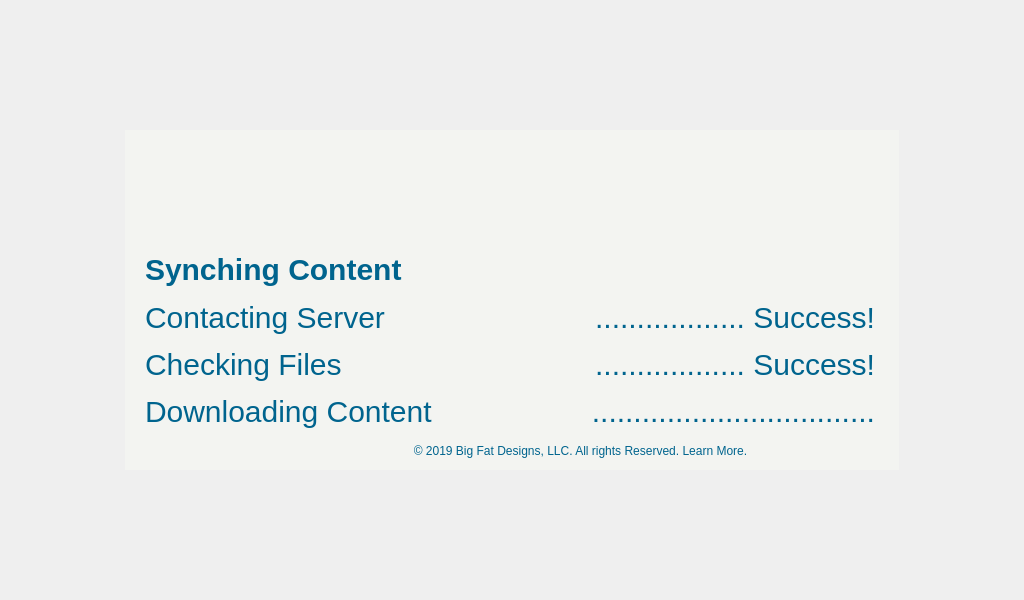
<?xml version="1.0" encoding="UTF-8"?>
<ui version="4.0">
 <class>SyncSuccess</class>
 <widget class="QMainWindow" name="SyncSuccess">
  <property name="geometry">
   <rect>
    <x>0</x>
    <y>0</y>
    <width>1024</width>
    <height>600</height>
   </rect>
  </property>
  <property name="windowTitle">
   <string>MainWindow</string>
  </property>
  <property name="styleSheet">
   <string notr="true">background-color: #F3F4F1;
QFrame
{
	background:#333;
}</string>
  </property>
  <widget class="QWidget" name="centralwidget">
   <layout class="QVBoxLayout" name="verticalLayout">
    <property name="leftMargin">
     <number>0</number>
    </property>
    <property name="topMargin">
     <number>0</number>
    </property>
    <property name="rightMargin">
     <number>0</number>
    </property>
    <property name="bottomMargin">
     <number>0</number>
    </property>
    <item>
     <spacer name="verticalSpacer">
      <property name="orientation">
       <enum>Qt::Vertical</enum>
      </property>
      <property name="sizeHint" stdset="0">
       <size>
        <width>1003</width>
        <height>111</height>
       </size>
      </property>
     </spacer>
    </item>
    <item>
     <layout class="QHBoxLayout" name="horizontalLayout">
      <item>
       <spacer name="horizontalSpacer">
        <property name="orientation">
         <enum>Qt::Horizontal</enum>
        </property>
        <property name="sizeHint" stdset="0">
         <size>
          <width>130</width>
          <height>340</height>
         </size>
        </property>
       </spacer>
      </item>
      <item>
       <widget class="QFrame" name="frame">
        <property name="minimumSize">
         <size>
          <width>774</width>
          <height>340</height>
         </size>
        </property>
        <property name="maximumSize">
         <size>
          <width>774</width>
          <height>340</height>
         </size>
        </property>
        <property name="mouseTracking">
         <bool>true</bool>
        </property>
        <property name="styleSheet">
         <string notr="true">QFrame{
background:#F3F4F1
}
</string>
        </property>
        <property name="frameShape">
         <enum>QFrame::NoFrame</enum>
        </property>
        <property name="frameShadow">
         <enum>QFrame::Plain</enum>
        </property>
        <widget class="QLabel" name="label_6">
         <property name="geometry">
          <rect>
           <x>282</x>
           <y>0</y>
           <width>211</width>
           <height>108</height>
          </rect>
         </property>
         <property name="styleSheet">
          <string notr="true">image: url(:/newPrefix/logo_Big-Fat-Display.svg);</string>
         </property>
         <property name="text">
          <string/>
         </property>
         <property name="pixmap">
          <pixmap>Icons/logo_Big-Fat-Display.svg</pixmap>
         </property>
         <property name="scaledContents">
          <bool>true</bool>
         </property>
        </widget>
        <widget class="QLabel" name="label">
         <property name="geometry">
          <rect>
           <x>20</x>
           <y>120</y>
           <width>311</width>
           <height>40</height>
          </rect>
         </property>
         <property name="styleSheet">
          <string notr="true">QLabel{
	font: 75 30px &quot;Segoe UI&quot;;
color: #00648E;
size:30px;

}</string>
         </property>
         <property name="text">
          <string>&lt;html&gt;&lt;head/&gt;&lt;body&gt;&lt;p&gt;&lt;span style=&quot; font-size:30px; font-weight:600;&quot;&gt;Synching Content&lt;/span&gt;&lt;/p&gt;&lt;/body&gt;&lt;/html&gt;</string>
         </property>
        </widget>
        <widget class="QLabel" name="label_2">
         <property name="geometry">
          <rect>
           <x>20</x>
           <y>169</y>
           <width>401</width>
           <height>131</height>
          </rect>
         </property>
         <property name="styleSheet">
          <string notr="true">QLabel{
color: #00648E;
size:15px;

}</string>
         </property>
         <property name="text">
          <string>&lt;html&gt;&lt;head/&gt;&lt;body&gt;&lt;p&gt;&lt;span style=&quot; font-size:30px; color:#00648e;&quot;&gt;Contacting Server&lt;/span&gt;&lt;/p&gt;&lt;p&gt;&lt;span style=&quot; font-size:30px; color:#00648e;&quot;&gt;Checking Files&lt;/span&gt;&lt;/p&gt;&lt;p&gt;&lt;span style=&quot; font-size:30px; color:#00648e;&quot;&gt;Downloading Content&lt;/span&gt;&lt;/p&gt;&lt;/body&gt;&lt;/html&gt;</string>
         </property>
        </widget>
        <widget class="QLabel" name="label_3">
         <property name="geometry">
          <rect>
           <x>400</x>
           <y>169</y>
           <width>350</width>
           <height>131</height>
          </rect>
         </property>
         <property name="styleSheet">
          <string notr="true">QLabel{
color: #00648E;
size:15px;

}</string>
         </property>
         <property name="text">
          <string>&lt;html&gt;&lt;head/&gt;&lt;body&gt;&lt;p align=&quot;right&quot;&gt;&lt;span style=&quot; font-size:30px; color:#00648e;&quot;&gt;.................. Success!&lt;/span&gt;&lt;/p&gt;&lt;p align=&quot;right&quot;&gt;&lt;span style=&quot; font-size:30px; color:#00648e;&quot;&gt;.................. Success!&lt;/span&gt;&lt;/p&gt;&lt;p align=&quot;right&quot;&gt;&lt;span style=&quot; font-size:30px; color:#00648e;&quot;&gt;..................................&lt;/span&gt;&lt;/p&gt;&lt;/body&gt;&lt;/html&gt;</string>
         </property>
        </widget>
        <widget class="QPushButton" name="pushButton_2">
         <property name="geometry">
          <rect>
           <x>200</x>
           <y>310</y>
           <width>511</width>
           <height>21</height>
          </rect>
         </property>
         <property name="cursor">
          <cursorShape>PointingHandCursor</cursorShape>
         </property>
         <property name="styleSheet">
          <string notr="true">background-color: #F3F4F1;
color: rgb(0, 100, 142);
alternate-background-color: #F3F4F1;
border: 0px;
gridline-color: #F3F4F1;
selection-color: #F3F4F1;
selection-background-color: #F3F4F1;
font: 16px &quot;Segoe UI&quot;;</string>
         </property>
         <property name="text">
          <string>© 2019 Big Fat Designs, LLC. All rights Reserved. Learn More.</string>
         </property>
        </widget>
       </widget>
      </item>
      <item>
       <spacer name="horizontalSpacer_2">
        <property name="orientation">
         <enum>Qt::Horizontal</enum>
        </property>
        <property name="sizeHint" stdset="0">
         <size>
          <width>130</width>
          <height>340</height>
         </size>
        </property>
       </spacer>
      </item>
     </layout>
    </item>
    <item>
     <spacer name="verticalSpacer_2">
      <property name="orientation">
       <enum>Qt::Vertical</enum>
      </property>
      <property name="sizeHint" stdset="0">
       <size>
        <width>1003</width>
        <height>111</height>
       </size>
      </property>
     </spacer>
    </item>
   </layout>
  </widget>
 </widget>
 <resources>
  <include location="../../../../Desktop/BigFat Display/Icons/source.qrc"/>
 </resources>
 <connections/>
</ui>
